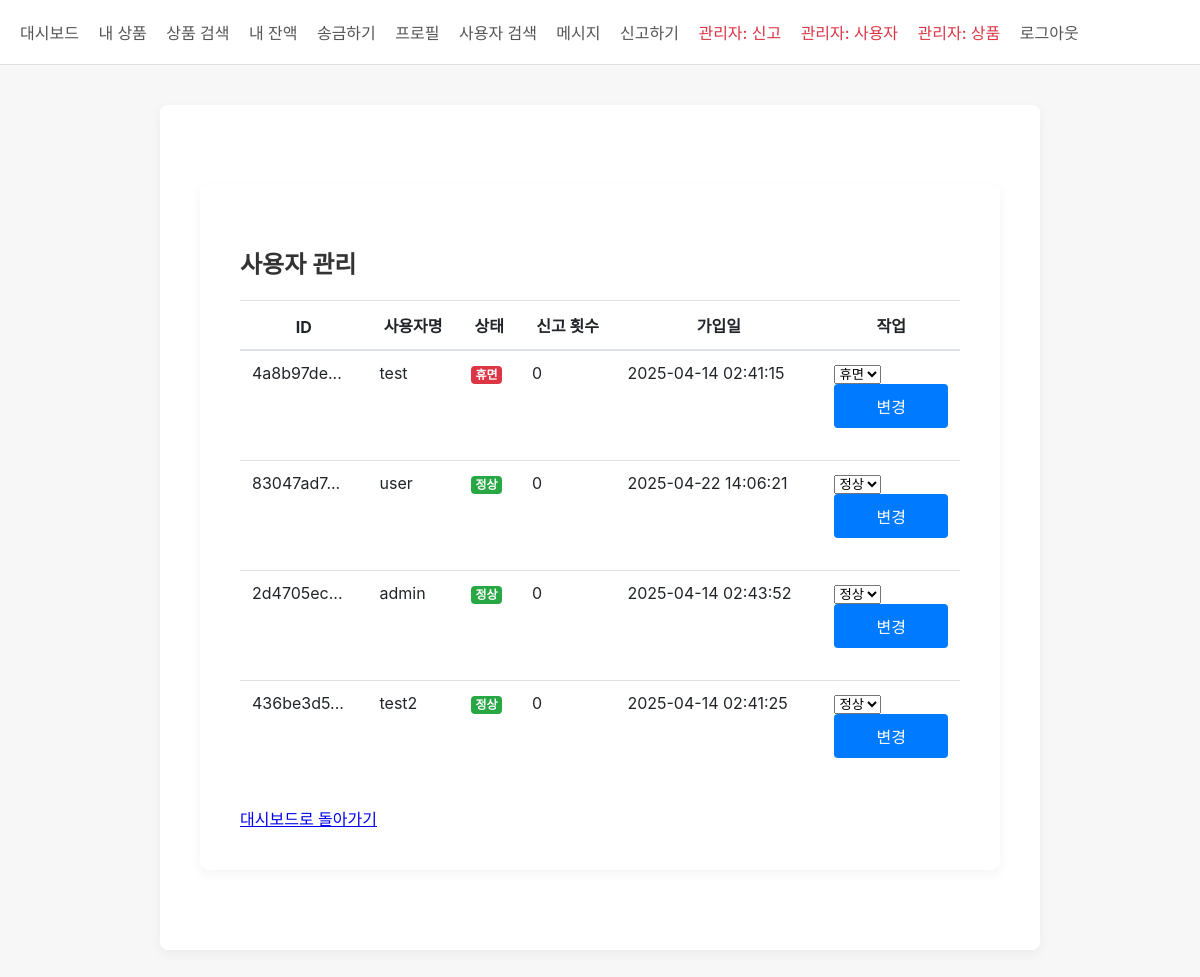
Before: /admin/users (signed in) with the older database file.
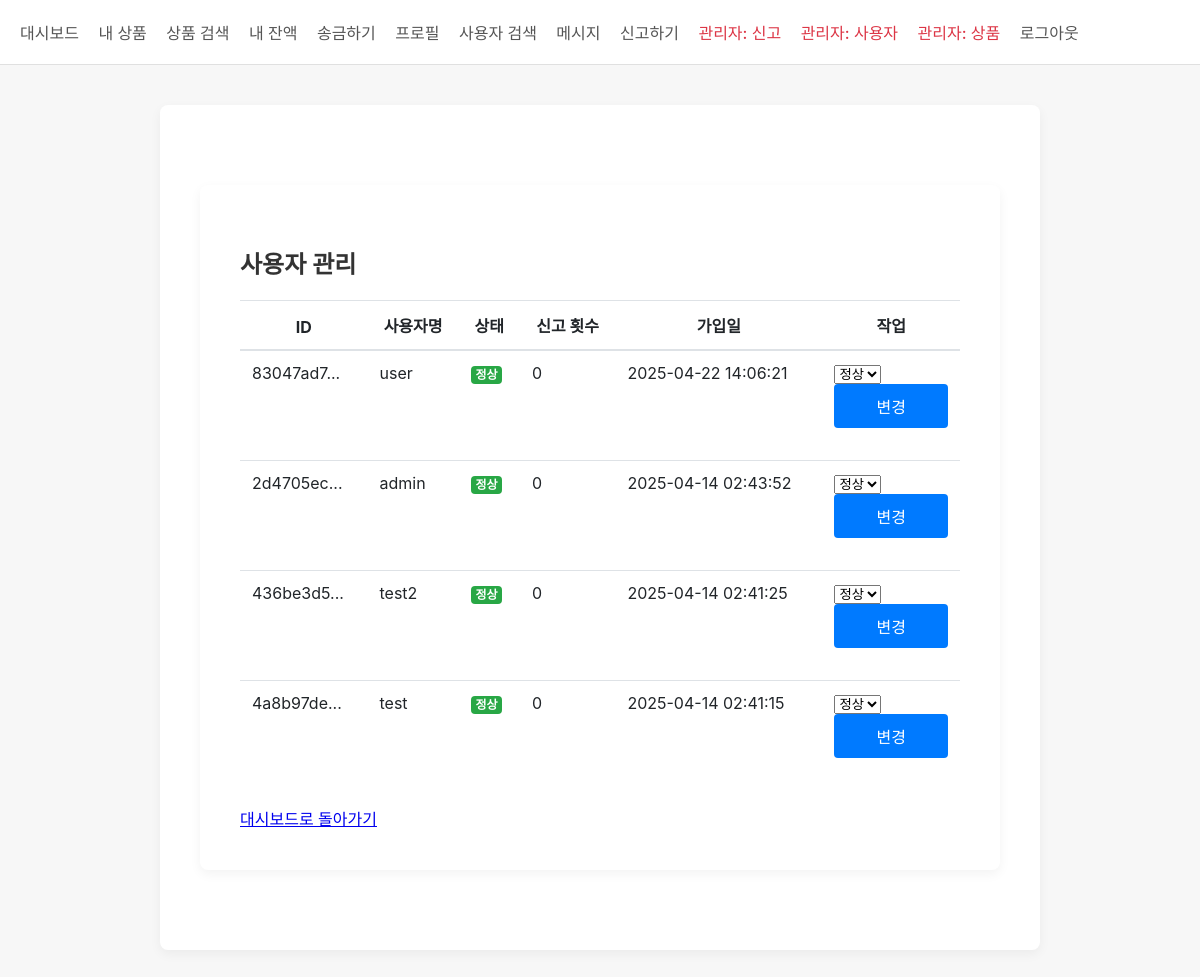
After: the same page with the newer database file.
### tables this page shows
CREATE TABLE user (
                id TEXT PRIMARY KEY,
                username TEXT UNIQUE NOT NULL,
                password TEXT NOT NULL,
                bio TEXT,
                balance INTEGER DEFAULT 10000,
                login_attempts INTEGER DEFAULT 0,
                locked_until TIMESTAMP,
                is_admin BOOLEAN DEFAULT 0,
                status TEXT DEFAULT 'active',
                report_count INTEGER DEFAULT 0,
                created_at TIMESTAMP DEFAULT CURRENT_TIMESTAMP
            );

### app.py (the view)
@app.route('/admin/users')
@admin_required
def admin_users():
    db = get_db()
    cursor = db.cursor()
    cursor.execute("""
        SELECT u.*,
               (SELECT COUNT(*) FROM report WHERE target_id = u.id AND target_type = 'user') as report_count
        FROM user u
        ORDER BY u.status DESC, u.report_count DESC, u.created_at DESC
    """)
    users = cursor.fetchall()
    return render_template('admin_users.html', users=users)

### app.py (called while the page is built)
def generate_csrf_token():
    if '_csrf_token' not in session:
        session['_csrf_token'] = secrets.token_hex(16)
    return session['_csrf_token']

def admin_required(f):
    @wraps(f)
    def decorated_function(*args, **kwargs):
        if 'user_id' not in session:
            flash('로그인이 필요합니다.')
            return redirect(url_for('login'))
        db = get_db()
        cursor = db.cursor()
        cursor.execute("SELECT is_admin FROM user WHERE id = ?", (session['user_id'],))
        user = cursor.fetchone()
        if not user or not user['is_admin']:
            flash('관리자 권한이 필요합니다.')
            return redirect(url_for('dashboard'))
        return f(*args, **kwargs)
    return decorated_function

def get_db():
    db = getattr(g, '_database', None)
    if db is None:
        db = g._database = sqlite3.connect(DATABASE)
        db.row_factory = sqlite3.Row  # 결과를 dict처럼 사용하기 위함
    return db

@app.teardown_appcontext
def close_connection(exception):
    db = getattr(g, '_database', None)
    if db is not None:
        db.close()

### templates/admin_users.html (shortened to what this page needs)
{% extends "base.html" %}
{% block content %}
<div class="container mt-5">
    <h2>사용자 관리</h2>
    {% if users %}
        <table class="table table-striped">
            <thead>
                <tr>
                    <th>ID</th>
                    <th>사용자명</th>
                    <th>상태</th>
                    <th>신고 횟수</th>
                    <th>가입일</th>
                    <th>작업</th>
                </tr>
            </thead>
            <tbody>
                {% for user in users %}
                    <tr>
                        <td>{{ user.id[:8] }}...</td>
                        <td>{{ user.username }}</td>
                        <td>
                            {% if user.status == 'active' %}
                                <span class="badge badge-success">정상</span>
                            {% elif user.status == 'warning' %}
                                <span class="badge badge-warning">주의</span>
                            {% elif user.status == 'dormant' %}
                                <span class="badge badge-danger">휴면</span>
                            {% endif %}
                        </td>
                        <td>{{ user.report_count }}</td>
                        <td>{{ user.created_at }}</td>
                        <td>
                            <form method="POST" action="{{ url_for('change_user_status', user_id=user.id) }}" class="d-inline">
                                <select name="status" class="form-control form-control-sm d-inline-block" style="width: auto;">
                                    <option value="active" {% if user.status == 'active' %}selected{% endif %}>정상</option>
                                    <option value="dormant" {% if user.status == 'dormant' %}selected{% endif %}>휴면</option>
                                </select>
                                <button type="submit" class="btn btn-sm btn-primary">변경</button>
                            </form>
                        </td>
                    </tr>
                {% endfor %}
            </tbody>
        </table>
    {% else %}
        <div class="alert alert-info">
            등록된 사용자가 없습니다.
        </div>
    {% endif %}
    <a href="{{ url_for('dashboard') }}" class="btn btn-secondary">대시보드로 돌아가기</a>
</div>
{% endblock %}

Changed rows visible on the page:
changed user "test": status "휴면" → "정상"; moves down the list
